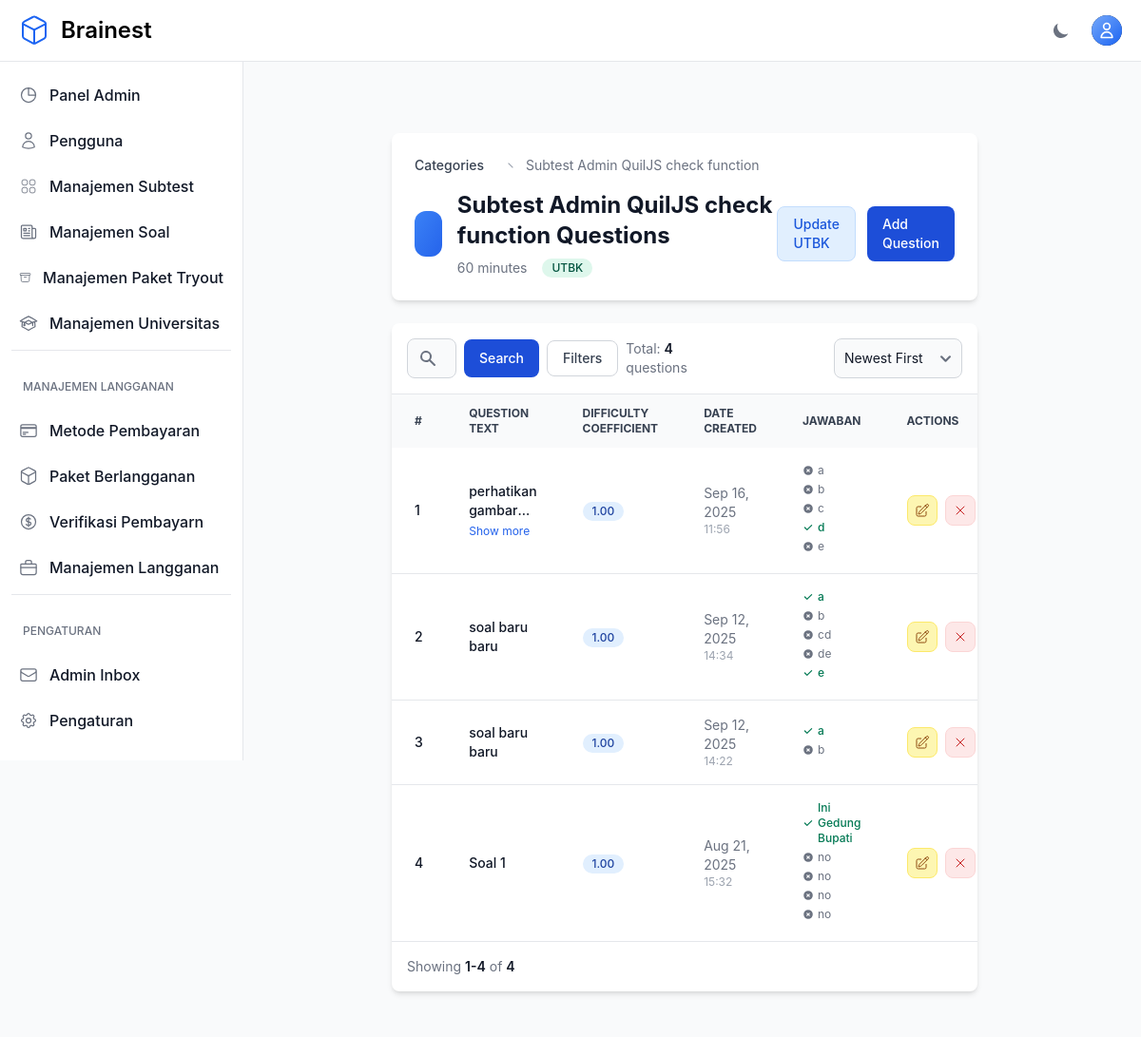
The page /teacher/categories/43/questions/ (signed in) on the database as committed earlier.
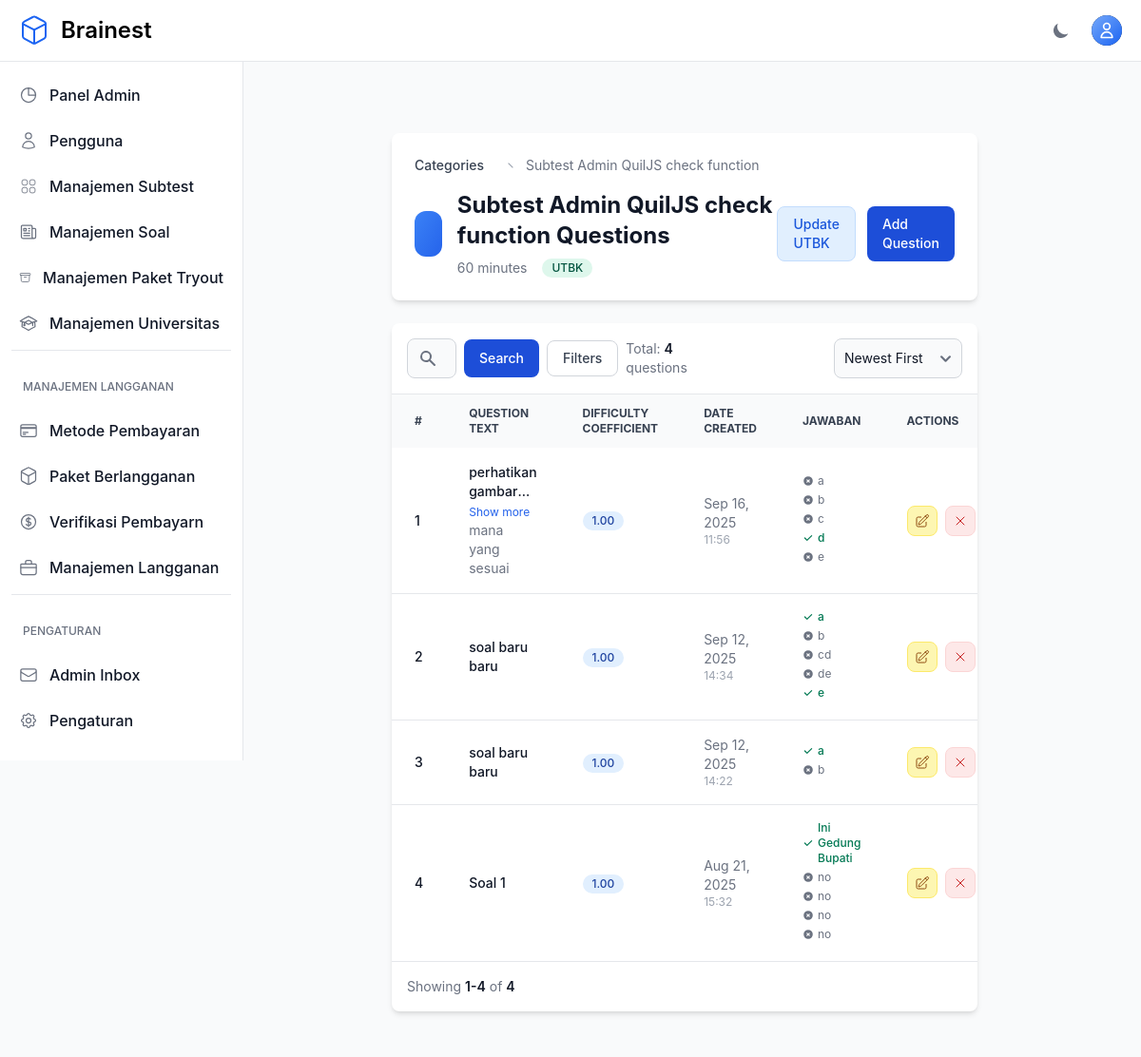
The same page on the database as committed later.
### otosapp/models.py (models this page shows, shortened)
class Question(models.Model):
    QUESTION_TYPES = [
        ('multiple_choice', 'Pilihan Ganda'),
        ('essay', 'Isian/Essay'),
    ]
    question_text = models.TextField('Text')
    pub_date = models.DateTimeField('date published')
    category = models.ForeignKey(Category, on_delete=models.CASCADE)
    custom_weight = models.FloatField(default=0, help_text="Custom weight for scoring (0-100)")
    difficulty_coefficient = models.FloatField(default=1.0, help_text="UTBK difficulty coefficient (auto-calculated)")
    question_type = models.CharField(max_length=20, choices=QUESTION_TYPES, default='multiple_choice', help_text="Tipe soal: pilihan ganda atau isian")
    correct_answer_text = models.TextField(blank=True, null=True, help_text="Jawaban benar untuk soal isian (pisahkan dengan koma jika ada beberapa jawaban yang benar)")
    explanation = models.TextField(blank=True, null=True, help_text="Pembahasan atau penjelasan mengapa jawabannya demikian (opsional)")

### otosapp/views.py (the view)
# urls.py: path('teacher/categories/<int:category_id>/questions/', views.teacher_question_list, name='teacher_question_list'),
@login_required
@admin_or_teacher_required
def teacher_question_list(request, category_id):
    category = get_object_or_404(Category, id=category_id)
    if not (request.user.is_admin() or category.created_by == request.user or category.teachers.filter(pk=request.user.pk).exists()):
        raise PermissionDenied
    questions = Question.objects.filter(category=category).order_by('-pub_date')
    paginator = Paginator(questions, 10)
    page = request.GET.get('page')
    try:
        questions_page = paginator.page(page)
    except PageNotAnInteger:
        questions_page = paginator.page(1)
    except EmptyPage:
        questions_page = paginator.page(paginator.num_pages)
    return render(request, 'teacher/question_list.html', {'questions': questions_page, 'category': category})

### otosapp/context_processors.py (called while the page is built)
def sidebar_context(request):
    context = {}
    if request.user.is_authenticated and (request.user.is_superuser or request.user.is_admin()):
        pending_payments_count = PaymentProof.objects.filter(status='pending').count()
        context['pending_payments_count'] = pending_payments_count
    return context

### otosapp/models.py (called while the page is built)
    def is_admin(self):
        return self.role and self.role.role_name == 'Admin'

### otosapp/templates/teacher/question_list.html (shortened to what the changed rows need)
{% extends 'base.html' %}
{% load custom_filters %}
{% block content %}
<section class="bg-gray-50 dark:bg-gray-900 p-3 sm:p-5 antialiased">
  <div class="mx-auto max-w-screen-xl px-4 lg:px-12">
    <div class="bg-white dark:bg-gray-800 relative shadow-md sm:rounded-lg overflow-hidden mb-6">
      <div class="p-6">
        <div class="flex flex-col lg:flex-row items-start lg:items-center justify-between space-y-4 lg:space-y-0">
          <div class="flex items-center space-x-4">
            <div>
              <h1 class="text-2xl font-bold text-gray-900 dark:text-white">{{ category.category_name }} Questions</h1>
            </div>
          </div>
        </div>
      </div>
    </div>
    <div class="bg-white dark:bg-gray-800 relative shadow-md sm:rounded-lg overflow-hidden">
      <div class="flex flex-col md:flex-row items-center justify-between space-y-3 md:space-y-0 md:space-x-4 p-4 border-b border-gray-200 dark:border-gray-700">
        <div class="w-full md:w-1/2">
        </div>
        <div class="flex items-center space-x-2">
        </div>
      </div>
      <div class="overflow-x-auto">
        <table class="w-full text-sm text-left text-gray-500 dark:text-gray-400">
          <thead class="text-xs text-gray-700 uppercase bg-gray-50 dark:bg-gray-700 dark:text-gray-400">
            <tr>
              <th scope="col" class="px-6 py-3">#</th>
              <th scope="col" class="px-6 py-3">Question Text</th>
              <th scope="col" class="px-6 py-3">Difficulty Coefficient</th>
              <th scope="col" class="px-6 py-3">Date Created</th>
              <th scope="col" class="px-6 py-3 choices-mobile-hidden">Jawaban</th>
              <th scope="col" class="px-6 py-3">Actions</th>
            </tr>
          </thead>
          <tbody>
            {% for question in questions %}
            <tr class="border-b dark:border-gray-700 hover:bg-gray-50 dark:hover:bg-gray-700 transition-colors">
              <td class="px-6 py-4 text-sm font-medium text-gray-900 dark:text-white">{{ forloop.counter }}</td>
              <td class="px-6 py-4">
                <div class="max-w-md">
                  <div class="text-sm font-medium text-gray-900 dark:text-white line-clamp-2">
                    {{ question.question_text|smart_question_text|striptags|truncatechars:100 }}
                  </div>
                  {% if question.question_text|length > 100 %}
                  <button onclick="toggleFullText({{ forloop.counter }})" class="text-xs text-primary-600 hover:text-primary-700 dark:text-primary-400 mt-1">
                    Show more
                  </button>
                  <div id="fulltext-{{ forloop.counter }}" class="hidden mt-2 text-sm text-gray-700 dark:text-gray-300">
                    {{ question.question_text|smart_question_text }}
                  </div>
                  {% endif %}
                </div>
              </td>
              <td class="px-6 py-4">
                <span class="inline-flex items-center px-2.5 py-0.5 rounded-full text-xs font-medium bg-blue-100 text-blue-800 dark:bg-blue-900 dark:text-blue-300">
                  {{ question.difficulty_coefficient|default:question.custom_weight|floatformat:2|default:'-' }}
                </span>
              </td>
              <td class="px-6 py-4 text-sm text-gray-500 dark:text-gray-400">
                {% if question.pub_date %}
                  {{ question.pub_date|date:'M d, Y' }}
                  <div class="text-xs text-gray-400 dark:text-gray-500">{{ question.pub_date|time:'H:i' }}</div>
                {% endif %}
              </td>
              <td class="px-6 py-4 choices-mobile-hidden">
                <div class="max-w-xs choices-container">
                  {% if question.question_type == 'essay' %}
                    <div class="flex items-start">
                      <div class="flex-1">
                        <div class="text-sm text-gray-900 dark:text-white font-medium">
                          {{ question.correct_answer_text|truncatechars:50 }}
                        </div>
                        {% if question.correct_answer_text|length > 50 %}
                        <button onclick="toggleEssayAnswer({{ forloop.counter }})" class="text-xs text-primary-600 hover:text-primary-700 dark:text-primary-400 mt-1">
                          Show full answer
                        </button>
                        <div id="essay-answer-{{ forloop.counter }}" class="hidden mt-2 text-sm text-gray-700 dark:text-gray-300 p-3 bg-gray-50 dark:bg-gray-800 rounded-lg border border-gray-200 dark:border-gray-600">
                          {{ question.correct_answer_text }}
                        </div>
                        {% endif %}
                      </div>
                    </div>
                  {% else %}
                    {% for choice in question.choices.all %}
                    <div class="flex items-center space-x-1 text-xs mb-1">
                      {% if choice.is_correct %}
                        <div class="flex items-center text-green-600">
                          <svg class="w-3 h-3 mr-1 flex-shrink-0" fill="currentColor" viewBox="0 0 20 20">
                            <path fill-rule="evenodd" d="M16.707 5.293a1 1 0 010 1.414l-8 8a1 1 0 01-1.414 0l-4-4a1 1 0 011.414-1.414L8 12.586l7.293-7.293a1 1 0 011.414 0z" clip-rule="evenodd"></path>
                          </svg>
                          <span class="font-medium">{{ choice.choice_text|smart_question_text|striptags|truncatechars:25 }}</span>
                        </div>
                      {% else %}
                        <div class="flex items-center text-gray-500 dark:text-gray-400">
                          <span>{{ choice.choice_text|smart_question_text|striptags|truncatechars:25 }}</span>
                        </div>
                      {% endif %}
                    </div>
                    {% endfor %}
                  {% endif %}
                </div>
              </td>
              <td class="px-6 py-4">
                <div class="flex items-center space-x-2">
                  <a href="{% url 'teacher_question_update' question.id %}" class="flex items-center justify-center w-8 h-8 text-sm font-medium text-yellow-700 bg-yellow-100 border border-yellow-200 rounded-lg hover:bg-yellow-200 dark:bg-yellow-900 dark:text-yellow-300 dark:border-yellow-700 dark:hover:bg-yellow-800" title="Edit">
                  </a>
                  <button type="button" data-delete-id="{{ question.id }}" data-modal-target="deleteModal" data-modal-toggle="deleteModal" class="delete-btn flex items-center justify-center w-8 h-8 text-sm font-medium text-red-700 bg-red-100 border border-red-200 rounded-lg hover:bg-red-200 dark:bg-red-900 dark:text-red-300 dark:border-red-700 dark:hover:bg-red-800" title="Delete">
                    <svg xmlns="http://www.w3.org/2000/svg" fill="none" viewBox="0 0 24 24" stroke-width="1.5" stroke="currentColor" class="w-4 h-4">
                      <path stroke-linecap="round" stroke-linejoin="round" d="M6 18 18 6M6 6l12 12" />
                    </svg>
                  </button>
                </div>
              </td>
            </tr>
            {% endfor %}
          </tbody>
        </table>
      </div>
    </div>
  </div>
</section>
{% endblock %}

Rows that differ between the two databases and show on the page:
changed Question "perhatikan…": question_text|smart_question_text (not shown) → "mana yang sesuai"
